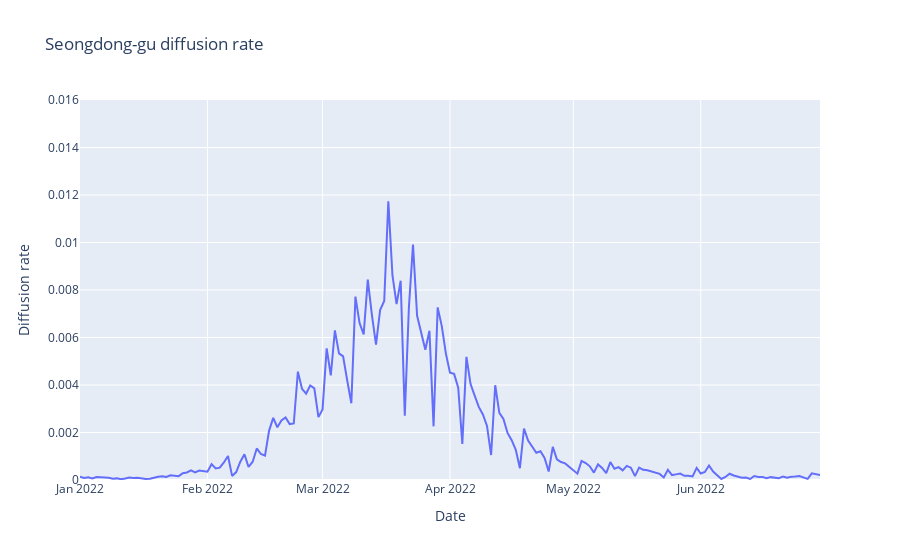

Notebook source saved alongside this figure:
### Code cell
fig = px.line(districts_diffusion_rate, x="Date", y="Seongdong-gu", title='Seongdong-gu diffusion rate')
fig.update_layout(yaxis_range=[0,0.016], yaxis_title="Diffusion rate")
fig.show()

### Figure 1 — Plotly figure (JSON) as saved in the notebook; plotly's stock layout.template omitted (floating-point values rounded to 4 significant figures; data arrays with more than 128 entries replaced by an {"elided": "..."} marker saying what was removed)
{"data": [{"hovertemplate": "Date=%{x}<br>Seongdong-gu=%{y}<extra></extra>", "legendgroup": "", "line": {"color": "#636efa", "dash": "solid"}, "marker": {"symbol": "circle"}, "mode": "lines", "name": "", "orientation": "v", "showlegend": false, "type": "scatter", "x": {"elided": "181 str values"}, "xaxis": "x", "y": {"elided": "181 float values"}, "yaxis": "y"}], "layout": {"legend": {"tracegroupgap": 0}, "title": {"text": "Seongdong-gu diffusion rate"}, "xaxis": {"anchor": "y", "domain": [0, 1], "title": {"text": "Date"}}, "yaxis": {"anchor": "x", "domain": [0, 1], "range": [0, 0.016], "title": {"text": "Diffusion rate"}}}}
